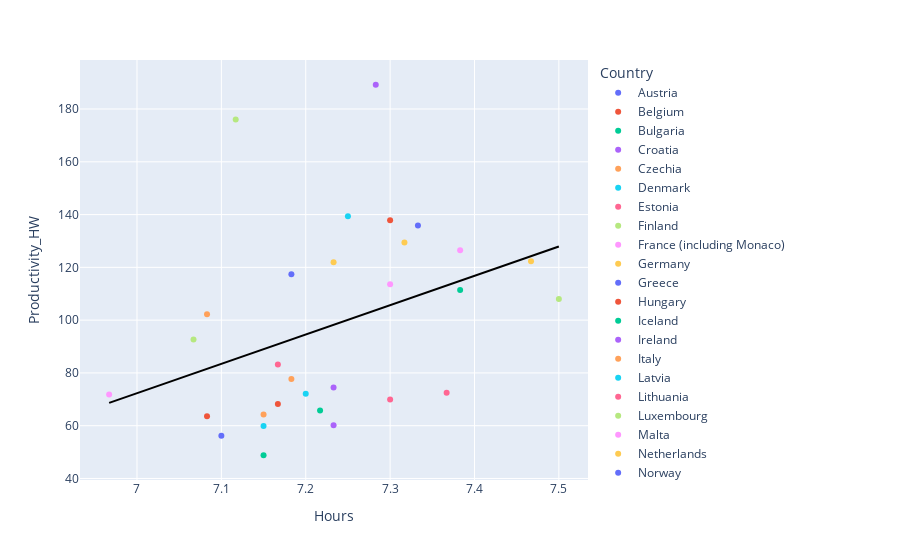

Source (notebook cell):
### Code cell
import plotly_express as px
labels = sleep_prod['Country']
fig = px.scatter(
    sleep_prod, x='Hours', y='Productivity_HW',
    color=labels,
    trendline="ols", trendline_scope="overall", trendline_color_override="black"
    )
fig.show()

### Figure 1 — Plotly figure (JSON) as saved in the notebook; plotly's stock layout.template omitted (floating-point values rounded to 4 significant figures)
{"data": [{"hovertemplate": "Country=Austria<br>Hours=%{x}<br>Productivity_HW=%{y}<extra></extra>", "legendgroup": "Austria", "marker": {"color": "#636efa", "symbol": "circle"}, "mode": "markers", "name": "Austria", "orientation": "v", "showlegend": true, "type": "scatter", "x": [7.183], "xaxis": "x", "y": [117.4], "yaxis": "y"}, {"hovertemplate": "Country=Belgium<br>Hours=%{x}<br>Productivity_HW=%{y}<extra></extra>", "legendgroup": "Belgium", "marker": {"color": "#EF553B", "symbol": "circle"}, "mode": "markers", "name": "Belgium", "orientation": "v", "showlegend": true, "type": "scatter", "x": [7.3], "xaxis": "x", "y": [137.9], "yaxis": "y"}, {"hovertemplate": "Country=Bulgaria<br>Hours=%{x}<br>Productivity_HW=%{y}<extra></extra>", "legendgroup": "Bulgaria", "marker": {"color": "#00cc96", "symbol": "circle"}, "mode": "markers", "name": "Bulgaria", "orientation": "v", "showlegend": true, "type": "scatter", "x": [7.15], "xaxis": "x", "y": [48.8], "yaxis": "y"}, {"hovertemplate": "Country=Croatia<br>Hours=%{x}<br>Productivity_HW=%{y}<extra></extra>", "legendgroup": "Croatia", "marker": {"color": "#ab63fa", "symbol": "circle"}, "mode": "markers", "name": "Croatia", "orientation": "v", "showlegend": true, "type": "scatter", "x": [7.233], "xaxis": "x", "y": [60.2], "yaxis": "y"}, {"hovertemplate": "Country=Czechia<br>Hours=%{x}<br>Productivity_HW=%{y}<extra></extra>", "legendgroup": "Czechia", "marker": {"color": "#FFA15A", "symbol": "circle"}, "mode": "markers", "name": "Czechia", "orientation": "v", "showlegend": true, "type": "scatter", "x": [7.183], "xaxis": "x", "y": [77.7], "yaxis": "y"}, {"hovertemplate": "Country=Denmark<br>Hours=%{x}<br>Productivity_HW=%{y}<extra></extra>", "legendgroup": "Denmark", "marker": {"color": "#19d3f3", "symbol": "circle"}, "mode": "markers", "name": "Denmark", "orientation": "v", "showlegend": true, "type": "scatter", "x": [7.25], "xaxis": "x", "y": [139.4], "yaxis": "y"}, {"hovertemplate": "Country=Estonia<br>Hours=%{x}<br>Productivity_HW=%{y}<extra></extra>", "legendgroup": "Estonia", "marker": {"color": "#FF6692", "symbol": "circle"}, "mode": "markers", "name": "Estonia", "orientation": "v", "showlegend": true, "type": "scatter", "x": [7.367], "xaxis": "x", "y": [72.5], "yaxis": "y"}, {"hovertemplate": "Country=Finland<br>Hours=%{x}<br>Productivity_HW=%{y}<extra></extra>", "legendgroup": "Finland", "marker": {"color": "#B6E880", "symbol": "circle"}, "mode": "markers", "name": "Finland", "orientation": "v", "showlegend": true, "type": "scatter", "x": [7.5], "xaxis": "x", "y": [108], "yaxis": "y"}, {"hovertemplate": "Country=France (including Monaco)<br>Hours=%{x}<br>Productivity_HW=%{y}<extra></extra>", "legendgroup": "France (including Monaco)", "marker": {"color": "#FF97FF", "symbol": "circle"}, "mode": "markers", "name": "France (including Monaco)", "orientation": "v", "showlegend": true, "type": "scatter", "x": [7.383], "xaxis": "x", "y": [126.5], "yaxis": "y"}, {"hovertemplate": "Country=Germany<br>Hours=%{x}<br>Productivity_HW=%{y}<extra></extra>", "legendgroup": "Germany", "marker": {"color": "#FECB52", "symbol": "circle"}, "mode": "markers", "name": "Germany", "orientation": "v", "showlegend": true, "type": "scatter", "x": [7.233], "xaxis": "x", "y": [121.9], "yaxis": "y"}, {"hovertemplate": "Country=Greece<br>Hours=%{x}<br>Productivity_HW=%{y}<extra></extra>", "legendgroup": "Greece", "marker": {"color": "#636efa", "symbol": "circle"}, "mode": "markers", "name": "Greece", "orientation": "v", "showlegend": true, "type": "scatter", "x": [7.1], "xaxis": "x", "y": [56.2], "yaxis": "y"}, {"hovertemplate": "Country=Hungary<br>Hours=%{x}<br>Productivity_HW=%{y}<extra></extra>", "legendgroup": "Hungary", "marker": {"color": "#EF553B", "symbol": "circle"}, "mode": "markers", "name": "Hungary", "orientation": "v", "showlegend": true, "type": "scatter", "x": [7.167], "xaxis": "x", "y": [68.2], "yaxis": "y"}, {"hovertemplate": "Country=Iceland<br>Hours=%{x}<br>Productivity_HW=%{y}<extra></extra>", "legendgroup": "Iceland", "marker": {"color": "#00cc96", "symbol": "circle"}, "mode": "markers", "name": "Iceland", "orientation": "v", "showlegend": true, "type": "scatter", "x": [7.383], "xaxis": "x", "y": [111.4], "yaxis": "y"}, {"hovertemplate": "Country=Ireland<br>Hours=%{x}<br>Productivity_HW=%{y}<extra></extra>", "legendgroup": "Ireland", "marker": {"color": "#ab63fa", "symbol": "circle"}, "mode": "markers", "name": "Ireland", "orientation": "v", "showlegend": true, "type": "scatter", "x": [7.283], "xaxis": "x", "y": [189.2], "yaxis": "y"}, {"hovertemplate": "Country=Italy<br>Hours=%{x}<br>Productivity_HW=%{y}<extra></extra>", "legendgroup": "Italy", "marker": {"color": "#FFA15A", "symbol": "circle"}, "mode": "markers", "name": "Italy", "orientation": "v", "showlegend": true, "type": "scatter", "x": [7.083], "xaxis": "x", "y": [102.2], "yaxis": "y"}, {"hovertemplate": "Country=Latvia<br>Hours=%{x}<br>Productivity_HW=%{y}<extra></extra>", "legendgroup": "Latvia", "marker": {"color": "#19d3f3", "symbol": "circle"}, "mode": "markers", "name": "Latvia", "orientation": "v", "showlegend": true, "type": "scatter", "x": [7.15], "xaxis": "x", "y": [59.9], "yaxis": "y"}, {"hovertemplate": "Country=Lithuania<br>Hours=%{x}<br>Productivity_HW=%{y}<extra></extra>", "legendgroup": "Lithuania", "marker": {"color": "#FF6692", "symbol": "circle"}, "mode": "markers", "name": "Lithuania", "orientation": "v", "showlegend": true, "type": "scatter", "x": [7.3], "xaxis": "x", "y": [69.9], "yaxis": "y"}, {"hovertemplate": "Country=Luxembourg<br>Hours=%{x}<br>Productivity_HW=%{y}<extra></extra>", "legendgroup": "Luxembourg", "marker": {"color": "#B6E880", "symbol": "circle"}, "mode": "markers", "name": "Luxembourg", "orientation": "v", "showlegend": true, "type": "scatter", "x": [7.117], "xaxis": "x", "y": [176], "yaxis": "y"}, {"hovertemplate": "Country=Malta<br>Hours=%{x}<br>Productivity_HW=%{y}<extra></extra>", "legendgroup": "Malta", "marker": {"color": "#FF97FF", "symbol": "circle"}, "mode": "markers", "name": "Malta", "orientation": "v", "showlegend": true, "type": "scatter", "x": [6.967], "xaxis": "x", "y": [71.8], "yaxis": "y"}, {"hovertemplate": "Country=Netherlands<br>Hours=%{x}<br>Productivity_HW=%{y}<extra></extra>", "legendgroup": "Netherlands", "marker": {"color": "#FECB52", "symbol": "circle"}, "mode": "markers", "name": "Netherlands", "orientation": "v", "showlegend": true, "type": "scatter", "x": [7.467], "xaxis": "x", "y": [122.3], "yaxis": "y"}, {"hovertemplate": "Country=Norway<br>Hours=%{x}<br>Productivity_HW=%{y}<extra></extra>", "legendgroup": "Norway", "marker": {"color": "#636efa", "symbol": "circle"}, "mode": "markers", "name": "Norway", "orientation": "v", "showlegend": true, "type": "scatter", "x": [7.333], "xaxis": "x", "y": [135.9], "yaxis": "y"}, {"hovertemplate": "Country=Poland<br>Hours=%{x}<br>Productivity_HW=%{y}<extra></extra>", "legendgroup": "Poland", "marker": {"color": "#EF553B", "symbol": "circle"}, "mode": "markers", "name": "Poland", "orientation": "v", "showlegend": true, "type": "scatter", "x": [7.083], "xaxis": "x", "y": [63.6], "yaxis": "y"}, {"hovertemplate": "Country=Portugal (including the Azores and Madeira)<br>Hours=%{x}<br>Productivity_HW=%{y}<extra></extra>", "legendgroup": "Portugal (including the Azores and Madeira)", "marker": {"color": "#00cc96", "symbol": "circle"}, "mode": "markers", "name": "Portugal (including the Azores and Madeira)", "orientation": "v", "showlegend": true, "type": "scatter", "x": [7.217], "xaxis": "x", "y": [65.8], "yaxis": "y"}, {"hovertemplate": "Country=Republic of Cyprus<br>Hours=%{x}<br>Productivity_HW=%{y}<extra></extra>", "legendgroup": "Republic of Cyprus", "marker": {"color": "#ab63fa", "symbol": "circle"}, "mode": "markers", "name": "Republic of Cyprus", "orientation": "v", "showlegend": true, "type": "scatter", "x": [7.233], "xaxis": "x", "y": [74.5], "yaxis": "y"}, {"hovertemplate": "Country=Romania<br>Hours=%{x}<br>Productivity_HW=%{y}<extra></extra>", "legendgroup": "Romania", "marker": {"color": "#FFA15A", "symbol": "circle"}, "mode": "markers", "name": "Romania", "orientation": "v", "showlegend": true, "type": "scatter", "x": [7.15], "xaxis": "x", "y": [64.2], "yaxis": "y"}, {"hovertemplate": "Country=Slovakia<br>Hours=%{x}<br>Productivity_HW=%{y}<extra></extra>", "legendgroup": "Slovakia", "marker": {"color": "#19d3f3", "symbol": "circle"}, "mode": "markers", "name": "Slovakia", "orientation": "v", "showlegend": true, "type": "scatter", "x": [7.2], "xaxis": "x", "y": [72.1], "yaxis": "y"}, {"hovertemplate": "Country=Slovenia<br>Hours=%{x}<br>Productivity_HW=%{y}<extra></extra>", "legendgroup": "Slovenia", "marker": {"color": "#FF6692", "symbol": "circle"}, "mode": "markers", "name": "Slovenia", "orientation": "v", "showlegend": true, "type": "scatter", "x": [7.167], "xaxis": "x", "y": [83.2], "yaxis": "y"}, {"hovertemplate": "Country=Spain (including the Balearic Islands)<br>Hours=%{x}<br>Productivity_HW=%{y}<extra></extra>", "legendgroup": "Spain (including the Balearic Islands)", "marker": {"color": "#B6E880", "symbol": "circle"}, "mode": "markers", "name": "Spain (including the Balearic Islands)", "orientation": "v", "showlegend": true, "type": "scatter", "x": [7.067], "xaxis": "x", "y": [92.7], "yaxis": "y"}, {"hovertemplate": "Country=Sweden<br>Hours=%{x}<br>Productivity_HW=%{y}<extra></extra>", "legendgroup": "Sweden", "marker": {"color": "#FF97FF", "symbol": "circle"}, "mode": "markers", "name": "Sweden", "orientation": "v", "showlegend": true, "type": "scatter", "x": [7.3], "xaxis": "x", "y": [113.6], "yaxis": "y"}, {"hovertemplate": "Country=Switzerland<br>Hours=%{x}<br>Productivity_HW=%{y}<extra></extra>", "legendgroup": "Switzerland", "marker": {"color": "#FECB52", "symbol": "circle"}, "mode": "markers", "name": "Switzerland", "orientation": "v", "showlegend": true, "type": "scatter", "x": [7.317], "xaxis": "x", "y": [129.4], "yaxis": "y"}, {"hovertemplate": "<b>OLS trendline</b><br>Productivity_HW = 111.163 * Hours + -705.833<br>R<sup>2</sup>=0.139279<br><br>Hours=%{x}<br>Productivity_HW=%{y} <b>(trend)</b><extra></extra>", "legendgroup": "Overall Trendline", "line": {"color": "black"}, "mode": "lines", "name": "Overall Trendline", "showlegend": true, "type": "scatter", "x": [6.967, 7.067, 7.083, 7.083, 7.1, 7.117, 7.15, 7.15, 7.15, 7.167, 7.167, 7.183, 7.183, 7.2, 7.217, 7.233, 7.233, 7.233, 7.25, 7.283, 7.3, 7.3, 7.3, 7.317, 7.333, 7.367, 7.383, 7.383, 7.467, 7.5], "xaxis": "x", "y": [68.64, 79.75, 81.53, 81.53, 83.42, 85.31, 88.98, 88.98, 88.98, 90.87, 90.87, 92.65, 92.65, 94.54, 96.43, 98.21, 98.21, 98.21, 100.1, 103.8, 105.7, 105.7, 105.7, 107.5, 109.3, 113.1, 114.9, 114.9, 124.2, 127.9], "yaxis": "y"}], "layout": {"legend": {"title": {"text": "Country"}, "tracegroupgap": 0}, "margin": {"t": 60}, "xaxis": {"anchor": "y", "domain": [0, 1], "title": {"text": "Hours"}}, "yaxis": {"anchor": "x", "domain": [0, 1], "title": {"text": "Productivity_HW"}}}}
